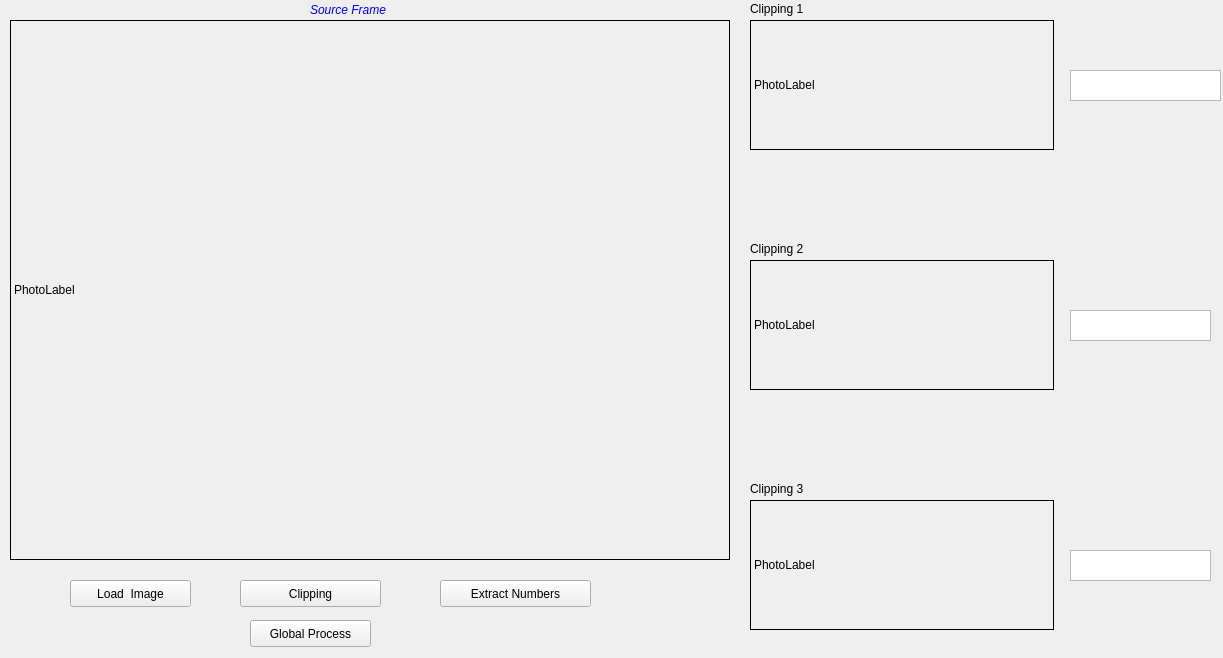
<?xml version="1.0" encoding="UTF-8"?>
<ui version="4.0">
 <class>MainWindow</class>
 <widget class="QWidget" name="MainWindow">
  <property name="enabled">
   <bool>true</bool>
  </property>
  <property name="geometry">
   <rect>
    <x>0</x>
    <y>0</y>
    <width>1223</width>
    <height>658</height>
   </rect>
  </property>
  <property name="mouseTracking">
   <bool>true</bool>
  </property>
  <property name="acceptDrops">
   <bool>true</bool>
  </property>
  <property name="windowTitle">
   <string>COUNTERS OCR </string>
  </property>
  <property name="windowIcon">
   <iconset>
    <normaloff>../../../Digital_books_and_other_things/TESIS_PACO/goeiti.jpg</normaloff>../../../Digital_books_and_other_things/TESIS_PACO/goeiti.jpg</iconset>
  </property>
  <property name="windowOpacity">
   <double>1.000000000000000</double>
  </property>
  <widget class="QLabel" name="Tittle">
   <property name="enabled">
    <bool>true</bool>
   </property>
   <property name="geometry">
    <rect>
     <x>310</x>
     <y>0</y>
     <width>131</width>
     <height>20</height>
    </rect>
   </property>
   <property name="palette">
    <palette>
     <active>
      <colorrole role="WindowText">
       <brush brushstyle="SolidPattern">
        <color alpha="255">
         <red>0</red>
         <green>0</green>
         <blue>255</blue>
        </color>
       </brush>
      </colorrole>
      <colorrole role="Button">
       <brush brushstyle="SolidPattern">
        <color alpha="255">
         <red>45</red>
         <green>242</green>
         <blue>35</blue>
        </color>
       </brush>
      </colorrole>
      <colorrole role="Text">
       <brush brushstyle="SolidPattern">
        <color alpha="255">
         <red>255</red>
         <green>0</green>
         <blue>0</blue>
        </color>
       </brush>
      </colorrole>
      <colorrole role="ButtonText">
       <brush brushstyle="SolidPattern">
        <color alpha="255">
         <red>0</red>
         <green>0</green>
         <blue>255</blue>
        </color>
       </brush>
      </colorrole>
     </active>
     <inactive>
      <colorrole role="WindowText">
       <brush brushstyle="SolidPattern">
        <color alpha="255">
         <red>0</red>
         <green>0</green>
         <blue>255</blue>
        </color>
       </brush>
      </colorrole>
      <colorrole role="Button">
       <brush brushstyle="SolidPattern">
        <color alpha="255">
         <red>45</red>
         <green>242</green>
         <blue>35</blue>
        </color>
       </brush>
      </colorrole>
      <colorrole role="Text">
       <brush brushstyle="SolidPattern">
        <color alpha="255">
         <red>255</red>
         <green>0</green>
         <blue>0</blue>
        </color>
       </brush>
      </colorrole>
      <colorrole role="ButtonText">
       <brush brushstyle="SolidPattern">
        <color alpha="255">
         <red>76</red>
         <green>76</green>
         <blue>76</blue>
        </color>
       </brush>
      </colorrole>
     </inactive>
     <disabled>
      <colorrole role="WindowText">
       <brush brushstyle="SolidPattern">
        <color alpha="255">
         <red>159</red>
         <green>158</green>
         <blue>158</blue>
        </color>
       </brush>
      </colorrole>
      <colorrole role="Button">
       <brush brushstyle="SolidPattern">
        <color alpha="255">
         <red>45</red>
         <green>242</green>
         <blue>35</blue>
        </color>
       </brush>
      </colorrole>
      <colorrole role="Text">
       <brush brushstyle="SolidPattern">
        <color alpha="255">
         <red>159</red>
         <green>158</green>
         <blue>158</blue>
        </color>
       </brush>
      </colorrole>
      <colorrole role="ButtonText">
       <brush brushstyle="SolidPattern">
        <color alpha="255">
         <red>159</red>
         <green>158</green>
         <blue>158</blue>
        </color>
       </brush>
      </colorrole>
     </disabled>
    </palette>
   </property>
   <property name="font">
    <font>
     <italic>true</italic>
    </font>
   </property>
   <property name="cursor">
    <cursorShape>PointingHandCursor</cursorShape>
   </property>
   <property name="text">
    <string>Source Frame</string>
   </property>
  </widget>
  <widget class="QPushButton" name="Load_button">
   <property name="geometry">
    <rect>
     <x>70</x>
     <y>580</y>
     <width>121</width>
     <height>27</height>
    </rect>
   </property>
   <property name="text">
    <string>Load  Image</string>
   </property>
  </widget>
  <widget class="QLabel" name="label_2">
   <property name="geometry">
    <rect>
     <x>750</x>
     <y>0</y>
     <width>191</width>
     <height>17</height>
    </rect>
   </property>
   <property name="text">
    <string>Clipping 1</string>
   </property>
  </widget>
  <widget class="QPushButton" name="Clip_button">
   <property name="geometry">
    <rect>
     <x>240</x>
     <y>580</y>
     <width>141</width>
     <height>27</height>
    </rect>
   </property>
   <property name="text">
    <string>Clipping</string>
   </property>
  </widget>
  <widget class="QLabel" name="label_3">
   <property name="geometry">
    <rect>
     <x>750</x>
     <y>240</y>
     <width>191</width>
     <height>17</height>
    </rect>
   </property>
   <property name="text">
    <string>Clipping 2</string>
   </property>
  </widget>
  <widget class="QLabel" name="label_4">
   <property name="geometry">
    <rect>
     <x>750</x>
     <y>480</y>
     <width>191</width>
     <height>17</height>
    </rect>
   </property>
   <property name="text">
    <string>Clipping 3</string>
   </property>
  </widget>
  <widget class="QPushButton" name="OCR_button">
   <property name="geometry">
    <rect>
     <x>440</x>
     <y>580</y>
     <width>151</width>
     <height>27</height>
    </rect>
   </property>
   <property name="text">
    <string>Extract Numbers</string>
   </property>
  </widget>
  <widget class="QTextEdit" name="resultado1">
   <property name="geometry">
    <rect>
     <x>1070</x>
     <y>70</y>
     <width>151</width>
     <height>31</height>
    </rect>
   </property>
  </widget>
  <widget class="QTextEdit" name="resultado2">
   <property name="geometry">
    <rect>
     <x>1070</x>
     <y>310</y>
     <width>141</width>
     <height>31</height>
    </rect>
   </property>
  </widget>
  <widget class="QTextEdit" name="resultado3">
   <property name="geometry">
    <rect>
     <x>1070</x>
     <y>550</y>
     <width>141</width>
     <height>31</height>
    </rect>
   </property>
  </widget>
  <widget class="QPushButton" name="GLOBAL_button">
   <property name="geometry">
    <rect>
     <x>250</x>
     <y>620</y>
     <width>121</width>
     <height>27</height>
    </rect>
   </property>
   <property name="text">
    <string>Global Process</string>
   </property>
  </widget>
  <widget class="QLabel" name="viewer_original">
   <property name="geometry">
    <rect>
     <x>10</x>
     <y>20</y>
     <width>720</width>
     <height>540</height>
    </rect>
   </property>
   <property name="maximumSize">
     <size>
      <width>720</width>
      <height>540</height>
     </size>
    </property>
    <property name="frameShape">
     <enum>QFrame::Box</enum>
    </property>
   <property name="text">
    <string>PhotoLabel</string>
   </property>
  </widget>
  <widget class="QLabel" name="viewer_counter1">
   <property name="geometry">
    <rect>
     <x>750</x>
     <y>20</y>
     <width>304</width>
     <height>130</height>
    </rect>
   </property>
   <property name="maximumSize">
     <size>
      <width>304</width>
      <height>130</height>
     </size>
    </property>
    <property name="frameShape">
     <enum>QFrame::Box</enum>
    </property>
   <property name="text">
    <string>PhotoLabel</string>
   </property>
  </widget>
  <widget class="QLabel" name="viewer_counter2">
   <property name="geometry">
    <rect>
     <x>750</x>
     <y>260</y>
     <width>304</width>
     <height>130</height>
    </rect>
   </property>
   <property name="maximumSize">
     <size>
      <width>304</width>
      <height>130</height>
     </size>
    </property>
    <property name="frameShape">
     <enum>QFrame::Box</enum>
    </property>
   <property name="text">
    <string>PhotoLabel</string>
   </property>
  </widget>
  <widget class="QLabel" name="viewer_counter3">
   <property name="geometry">
    <rect>
     <x>750</x>
     <y>500</y>
     <width>304</width>
     <height>130</height>
    </rect>
   </property>
   <property name="maximumSize">
     <size>
      <width>304</width>
      <height>130</height>
     </size>
    </property>
    <property name="frameShape">
     <enum>QFrame::Box</enum>
    </property>
   <property name="text">
    <string>PhotoLabel</string>
   </property>
  </widget>
 </widget>
 <resources/>
 <connections/>
</ui>
